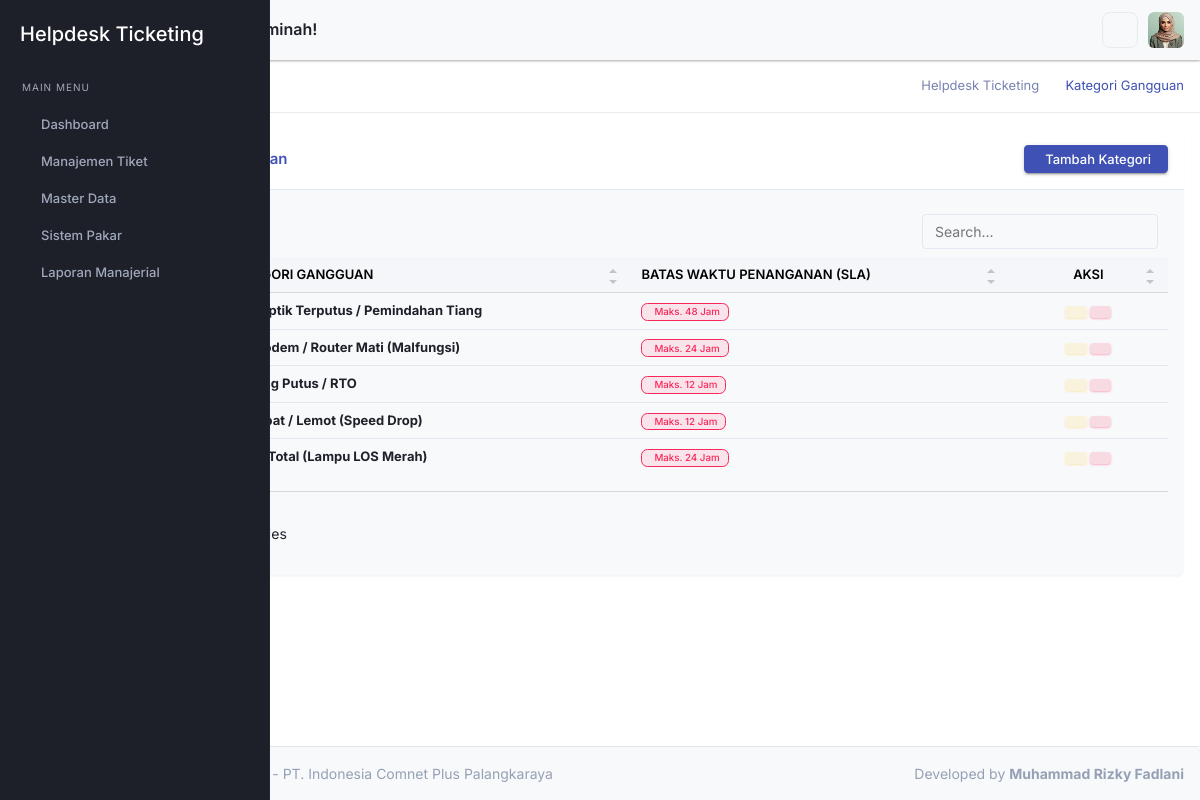
Screenshot of /admin/index.php?page=kategori_gangguan (signed in) with the database file from the repository.
### tables this page shows
CREATE TABLE `pengaturan` (
  `id_pengaturan` int(11) NOT NULL,
  `nama_aplikasi` varchar(100) NOT NULL DEFAULT 'yHelpdesk Ticketing',
  `nama_instansi` varchar(150) NOT NULL DEFAULT 'PT. ICON+',
  `telp_instansi` varchar(20) NOT NULL,
  `email_instansi` varchar(100) NOT NULL,
  `alamat_instansi` text NOT NULL,
  `nama_pimpinan` varchar(100) NOT NULL,
  `background_login` varchar(255) DEFAULT NULL,
  `nama_dev` varchar(100) NOT NULL,
  `npm_dev` varchar(30) NOT NULL,
  `updated_at` timestamp NOT NULL DEFAULT current_timestamp() ON UPDATE current_timestamp()
);

CREATE TABLE `kategori_gangguan` (
  `id_kategori` int(11) NOT NULL,
  `nama_kategori` varchar(100) NOT NULL,
  `SLA_jam` int(11) DEFAULT NULL COMMENT 'Service Level Agreement dalam hitungan Jam'
);

### admin/inc/helper.php (called while the page is built, shortened)
<?php
function query($koneksi, $sql) {
    $hasil = mysqli_query($koneksi, $sql);
    return $hasil;
}
function sanitize($koneksi, $input) {
    return mysqli_real_escape_string($koneksi, htmlspecialchars(trim($input)));
}
?>

### admin/pages/kategori_gangguan.php (the view, shortened to what this page needs)
<?php
$aksi = isset($_GET['aksi']) ? sanitize($koneksi, $_GET['aksi']) : 'view';
switch ($aksi) {
    case 'view':
?>
    <div class="row">
        <div class="col-12">
            <div class="card shadow-sm">
                <div class="card-header bg-white border-bottom d-flex justify-content-between align-items-center">
                    <h4 class="card-title text-primary mb-0"><i class="iconoir-warning-circled me-2"></i> Data Kategori Gangguan</h4>
                    <a href="?page=kategori_gangguan&aksi=tambah" class="btn btn-primary btn-sm px-3">
                        <i class="fas fa-plus me-1"></i> Tambah Kategori
                    </a>
                </div>
                <div class="card-body">
                    <div class="table-responsive">
                        <table class="table datatable table-hover" id="datatable_1">
                            <thead class="table-light">
                                <tr>
                                    <th width="5%">No</th>
                                    <th>Nama Kategori Gangguan</th>
                                    <th>Batas Waktu Penanganan (SLA)</th>
                                    <th width="15%" class="text-center">Aksi</th>
                                </tr>
                            </thead>
                            <tbody>
                                <?php
                                $no = 1;
                                $q_kategori = query($koneksi, "SELECT * FROM kategori_gangguan ORDER BY id_kategori DESC");
                                while ($row = mysqli_fetch_assoc($q_kategori)) {
                                ?>
                                <tr>
                                    <td><?= $no++; ?></td>
                                    <td><strong><?= htmlspecialchars($row['nama_kategori']); ?></strong></td>
                                    <td>
                                        <span class="badge bg-danger-subtle text-danger border border-danger px-2">
                                            <i class="iconoir-clock me-1"></i> Maks. <?= htmlspecialchars($row['SLA_jam']); ?> Jam
                                        </span>
                                    </td>
                                    <td class="text-center">
                                        <a href="?page=kategori_gangguan&aksi=edit&id=<?= $row['id_kategori']; ?>" class="btn btn-sm btn-soft-warning" title="Edit"><i class="fas fa-edit"></i></a>
                                        <a href="?page=kategori_gangguan&aksi=hapus&id=<?= $row['id_kategori']; ?>" class="btn btn-sm btn-soft-danger btn-hapus" title="Hapus"><i class="fas fa-trash"></i></a>
                                    </td>
                                </tr>
                                <?php } ?>
                            </tbody>
                        </table>
                    </div>
                </div>
            </div>
        </div>
    </div>
<?php
    break;
?>
<?php
}
?>

### admin/layout/sidebar.php (shortened to what this page needs)
<?php
$role = isset($_SESSION['role_akses']) ? $_SESSION['role_akses'] : '';
?>
<div class="startbar d-print-none">
    <div class="brand">
        <a href="index.php" class="logo">
            <span class="">
                <h4 class="text-white mt-3"><?= htmlspecialchars($pengaturan['nama_aplikasi']); ?></h4>
            </span>
        </a>
    </div>
    <div class="startbar-menu">
        <div class="startbar-collapse" id="startbarCollapse" data-simplebar>
            <div class="d-flex align-items-start flex-column w-100">
                <ul class="navbar-nav mb-auto w-100">
                    <li class="menu-label mt-2">
                        <span>Main Menu</span>
                    </li>
                    <li class="nav-item">
                        <a class="nav-link" href="?page=dashboard">
                            <span>Dashboard</span>
                        </a>
                    </li>
                    <?php if(in_array($role, ['Super Admin', 'Admin Dispatcher', 'Teknisi'])): ?>
                    <li class="nav-item">
                        <a class="nav-link" href="#sidebarTiket" data-bs-toggle="collapse" role="button"
                            aria-expanded="false" aria-controls="sidebarTiket">
                            <span>Manajemen Tiket</span>
                        </a>
                    </li>
                    <?php endif; ?>
                    <?php if(in_array($role, ['Super Admin', 'Admin Dispatcher'])): ?>
                    <li class="nav-item">
                        <a class="nav-link" href="#sidebarMaster" data-bs-toggle="collapse" role="button"
                            aria-expanded="false" aria-controls="sidebarMaster">
                            <span>Master Data</span>
                        </a>
                    </li>
                    <?php endif; ?>
                    <?php if(in_array($role, ['Super Admin', 'Admin Dispatcher'])): ?>
                    <li class="nav-item">
                        <a class="nav-link" href="#sidebarSPK" data-bs-toggle="collapse" role="button"
                            aria-expanded="false" aria-controls="sidebarSPK">
                            <span>Sistem Pakar</span>
                        </a>
                    </li>
                    <?php endif; ?>
                    <?php if(in_array($role, ['Super Admin', 'Admin Dispatcher', 'Pimpinan'])): ?>
                    <li class="nav-item">
                        <a class="nav-link" href="#sidebarLaporan" data-bs-toggle="collapse" role="button"
                            aria-expanded="false" aria-controls="sidebarLaporan">
                            <span>Laporan Manajerial</span>
                        </a>
                    </li>
                    <?php endif; ?>
                </ul>
            </div>
        </div>
    </div>
</div>

### admin/index.php (shortened to what this page needs)
<?php
require_once 'inc/koneksi.php';
require_once 'inc/helper.php';
$page = isset($_GET['page']) ? sanitize($koneksi, $_GET['page']) : 'dashboard';
$q_pengaturan = query($koneksi, "SELECT * FROM pengaturan LIMIT 1");
$pengaturan = mysqli_fetch_assoc($q_pengaturan);
$daftar_judul = [
    'dashboard'         => 'Dashboard Utama',
    'jabatan'          => 'Jabatan Karyawan',
    'area_cover'          => 'Manajemen Cover Area',
    'karyawan'          => 'Manajemen Karyawan',
    'pelanggan'         => 'Data Pelanggan',
    'paket'             => 'Paket Layanan',
    'kategori_gangguan' => 'Kategori Gangguan',
    'tiket_masuk'       => 'Tiket Masuk',
    'tiket_proses'      => 'Tiket Diproses',
    'tiket_selesai'     => 'Riwayat Tiket Selesai',
    'spk_gejala'        => 'Data Gejala (SPK)',
    'spk_solusi'        => 'Data Solusi (SPK)',
    'spk_rule'          => 'Rule Base (SPK)',
    'laporan'           => 'Laporan Manajerial',
    'lap_tren_gangguan'   => 'Laporan Tren Gangguan',
    'lap_kinerja_teknisi' => 'Laporan Kinerja Teknisi (KPI)',
    'lap_evaluasi_sla'    => 'Laporan Evaluasi SLA',
    'lap_distribusi'      => 'Laporan Distribusi Area',
    'lap_rekap_pelanggan' => 'Laporan Rekap Pelanggan',
    'lap_tiket_terkini'   => 'Status Tiket Terkini',
    'profil'            => 'Profil Saya',
    'pengaturan'        => 'Pengaturan Sistem'
];
$judul_aktif = isset($daftar_judul[$page]) ? $daftar_judul[$page] : 'Halaman Tidak Ditemukan';
include 'layout/header.php';
include 'layout/topbar.php';
include 'layout/sidebar.php';
?>
<div class="page-title-box">
    <div class="container-fluid">
        <div class="row gap-0">
            <div class="col-sm-12">
                <div class="page-title-content d-sm-flex justify-content-sm-between align-items-center">
                    <h4 class="page-title mt-3 mt-md-0"><?= $judul_aktif; ?></h4>
                    <div class="">
                        <ol class="breadcrumb mb-0">
                            <li class="breadcrumb-item"><a
                                    href="index.php"><?= htmlspecialchars($pengaturan['nama_aplikasi']); ?></a></li>
                            <li class="breadcrumb-item active"><?= $judul_aktif; ?></li>
                        </ol>
                    </div>
                </div>
            </div>
        </div>
    </div>
</div>
<div class="page-wrapper">
    <div class="page-content">
        <div class="container-fluid">
            <?php
            if (file_exists("pages/$page.php")) {
                include "pages/$page.php";
            }
            ?>
        </div>
        <?php include 'layout/footer.php'; ?>

### admin/layout/footer.php (shortened to what this page needs)
<footer class="footer text-center text-sm-start d-print-none">
    <div class="container-fluid">
        <div class="row">
            <div class="col-12 px-0">
                <div class="card mb-0 rounded-bottom-0 border-0">
                    <div class="card-body">
                        <p class="text-muted mb-0">
                            <?= htmlspecialchars($pengaturan['nama_aplikasi']); ?> -
                            <?= htmlspecialchars($pengaturan['nama_instansi']); ?>
                            <span class="text-muted d-none d-sm-inline-block float-end">
                                Developed by
                                <strong><?= htmlspecialchars($pengaturan['nama_dev']); ?></strong>
                            </span>
                        </p>
                    </div>
                </div>
            </div>
        </div>
    </div>
</footer>
</div>
</div>
</body>
</html>

### admin/assets/libs/simple-datatables/style.css (style rules this page uses)
.dataTable-table { max-width: 100%; width: 100%; border-spacing: 0; border-collapse: separate; }
.dataTable-table > tbody > tr > td, .dataTable-table > tbody > tr > th, .dataTable-table > tfoot > tr > td, .dataTable-table > tfoot > tr > th, .dataTable-table > thead > tr > td, .dataTable-table > thead > tr > th { vertical-align: top; padding: 8px 10px; }
.dataTable-table > thead > tr > th { vertical-align: bottom; text-align: left; border-bottom: 1px solid #d9d9d9; }
.dataTable-table th { vertical-align: bottom; text-align: left; }

### rows the page displays
pengaturan: nama_aplikasi "Helpdesk Ticketing", nama_instansi "PT. Indonesia Comnet Plus Palangkaraya", nama_dev "Muhammad Rizky Fadlani"
kategori_gangguan: nama_kategori "Kabel Fiber Optik Terputus / Pemindahan Tiang", SLA_jam "48"
kategori_gangguan: nama_kategori "Perangkat Modem / Router Mati (Malfungsi)", SLA_jam "24"
kategori_gangguan: nama_kategori "Koneksi Sering Putus / RTO", SLA_jam "12"
kategori_gangguan: nama_kategori "Koneksi Lambat / Lemot (Speed Drop)", SLA_jam "12"
kategori_gangguan: nama_kategori "Internet Mati Total (Lampu LOS Merah)", SLA_jam "24"

### other values shown
$judul_aktif "Kategori Gangguan"
